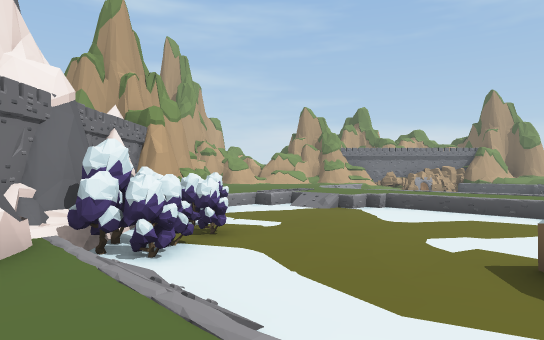
View 1 (above)

20 first-person views from a walk through a Unity game level. The camera is 1.5 m above the floor, looks level and sees 75° across. The floor is counted in squares, 2 m on a side. Each view is taken from the middle of a square. On the plan, view 1 faces up. The plan holds only what a view shows up to about 11 squares ahead; the rest is blank. The place goes on beyond the plan. The player is left out. Some surface patterns are stand-ins.

View 2
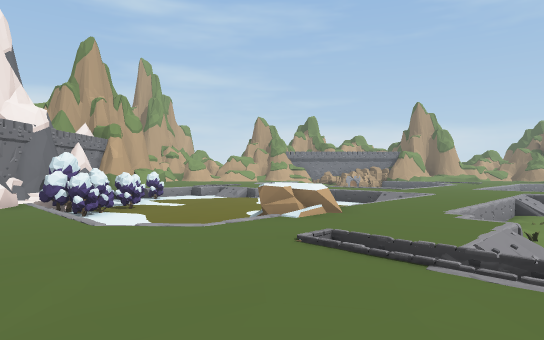

View 3
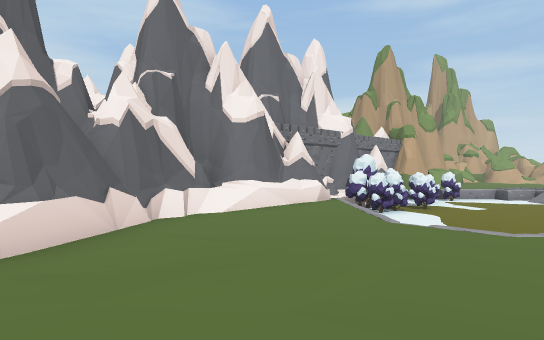

View 4
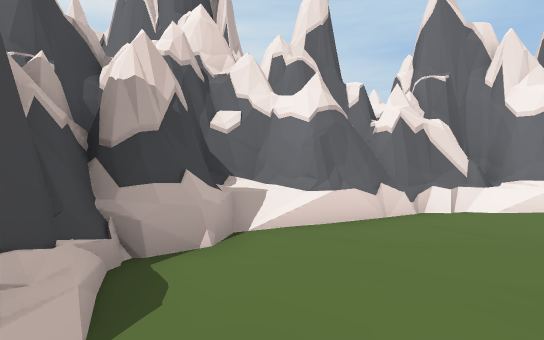

View 5
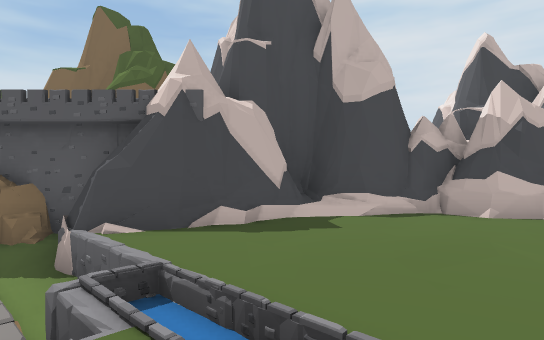

View 6
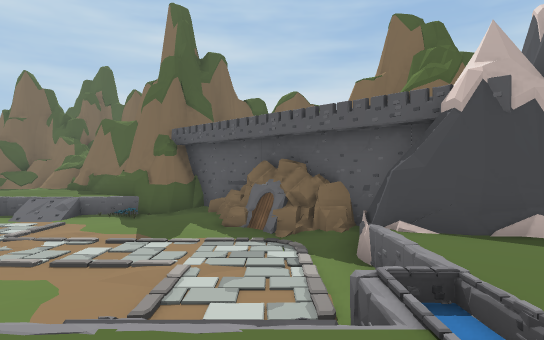

View 7
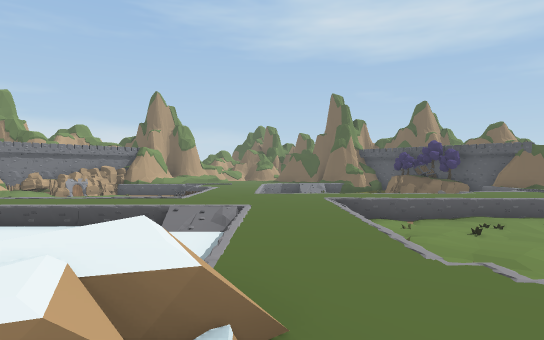

View 8
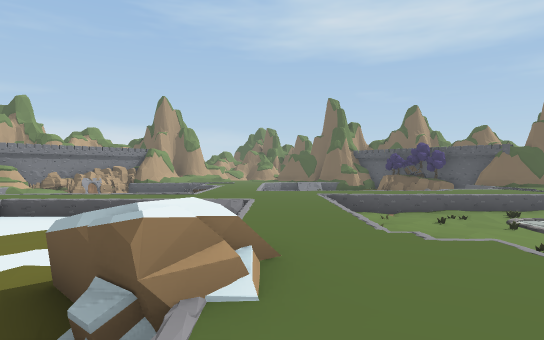

View 9
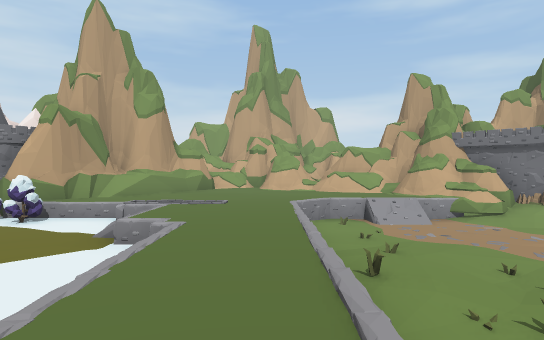

View 10
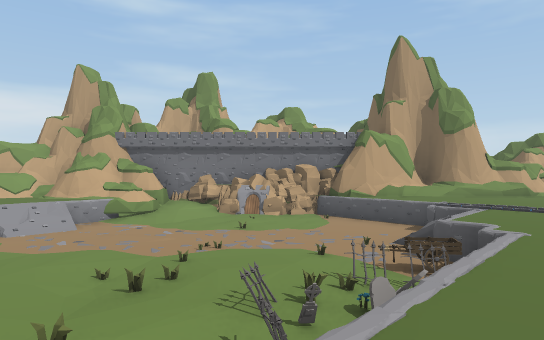

View 11
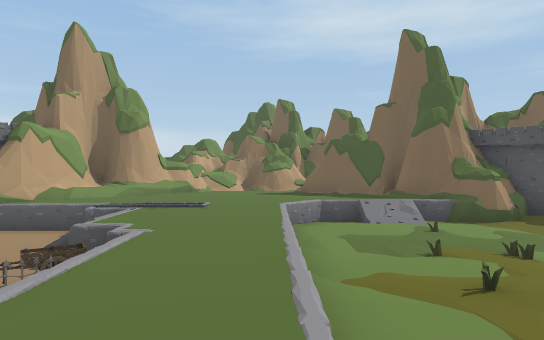

View 12
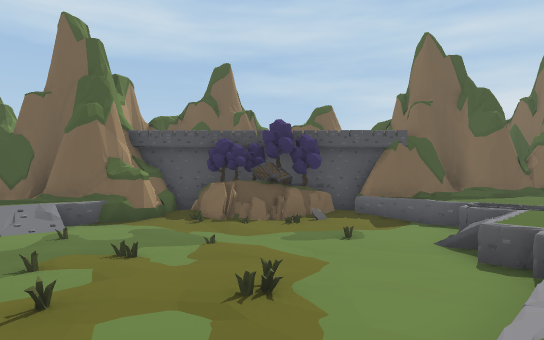

View 13
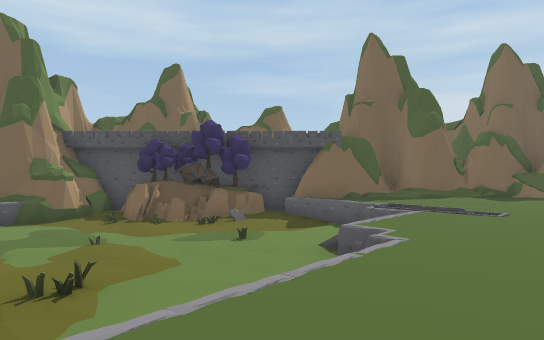

View 14
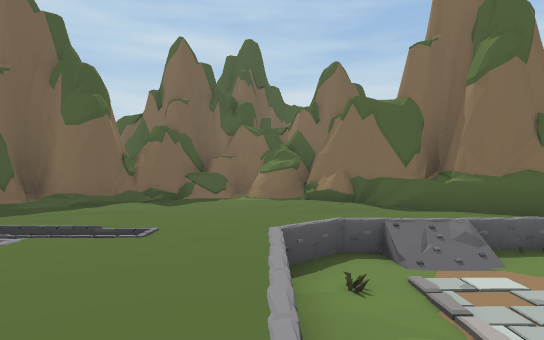

View 15
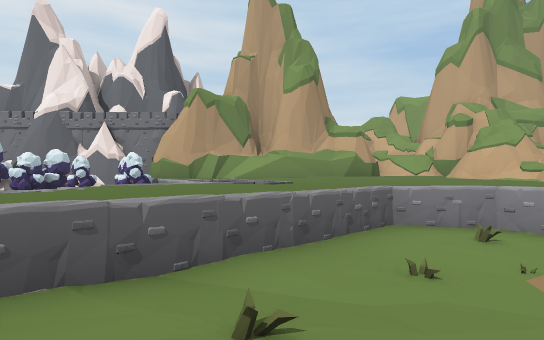

View 16
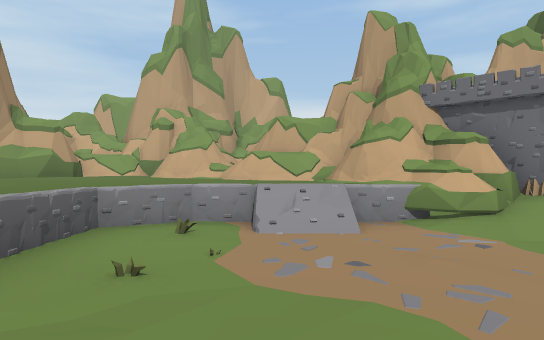

View 17
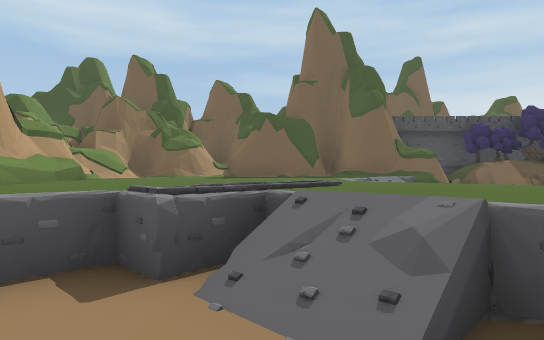

View 18
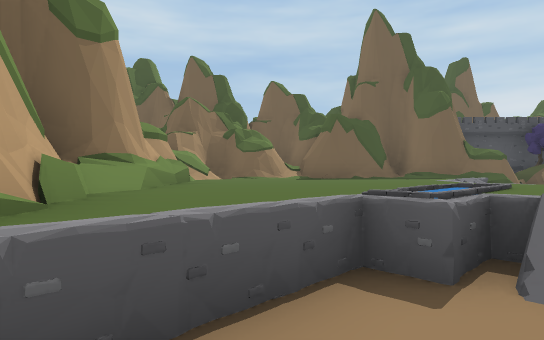

View 19
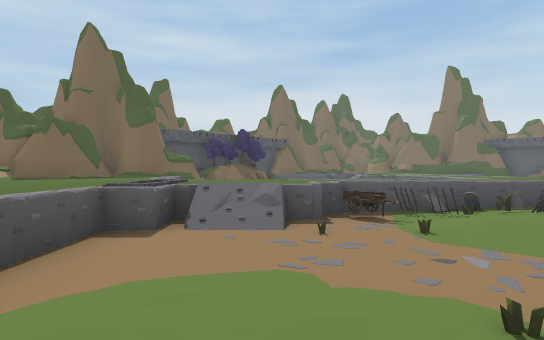

View 20
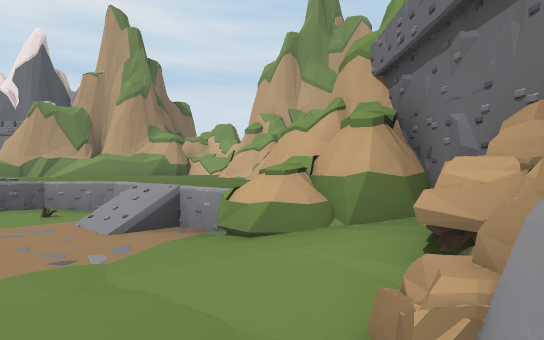

### Floor plan
Key: @ floor where view 1 was taken; # wall or solid block; x gap in a wall; . main floor; : floor 0.25 m higher than the main floor; - floor 0.75 m lower than the main floor; _ floor 1 m lower than the main floor; / step, stairs or slope; = window, fence, low wall or low ledge; ^ raised ledge; v drop or lower ground; T tree; F fence; C cart; M tombstone; O other object.
Columns run from 5 left of view 1 to 22 right of it. Each row starts with its distance up from view 1.
 21   #   ## ####     ###  ###
 20   #= ######/## ####/##^=^#
 19   #^x/=.##=//___=v......=#
 18 #####....///_____=......##
 17 #==:....//________/......#
 16 ###:.../_ _______/=......##
 15   #:.../_________=.......##
 14   #.:...=__/____C#../__///#
 13   #.../../_-_--FF../___//##
 12   #..//...=-/FMMO./______##
 11   #. =/....//-F/./_______###
 10  ##TT-/vvv.=/ /./__--____/##
  9  #OOT----- #==../ _--___/###
  8  ##T------ ==....  ---___###
  7   #TT------==...../______/T#
  6   #OT------#=..//../_____//#
  5   #TT-----#=..= //../=/__/##
  4   #TT---##=..=#__ /.../=///#
  3   #.=-- #=..=#-___//...//..#
  2   #..=##=... _-____ /./....#
  1   #...==....  ______#/.....#
  0   #..@.....=_________/.....#
 -1   ##......#=________v=.....#
 -2   ##......##_______v/......#
 -3    #=....../v___--##./.#/###
 -4    #=.....#######=########
 -5    #####/##
 -6       ####

Where each view was taken, in squares from view 1:
view 1: 0 up, 0 right, facing up
view 2: 4 down, 3 right, facing up
view 3: 4 down, 3 right, facing up-left
view 4: 4 down, 4 right, facing left
view 5: 1 up, 4 right, facing down
view 6: 1 up, 4 right, facing down-right
view 7: 1 up, 3 right, facing up-right
view 8: 0 up, 2 right, facing up-right
view 9: 8 up, 8 right, facing up-left
view 10: 9 up, 9 right, facing up
view 11: 9 up, 10 right, facing up-right
view 12: 8 up, 11 right, facing right
view 13: 6 up, 11 right, facing right
view 14: 4 up, 13 right, facing down-right
view 15: 13 up, 7 right, facing left
view 16: 13 up, 7 right, facing up-left
view 17: 16 up, 10 right, facing right
view 18: 18 up, 10 right, facing right
view 19: 19 up, 8 right, facing down-right
view 20: 19 up, 9 right, facing left
